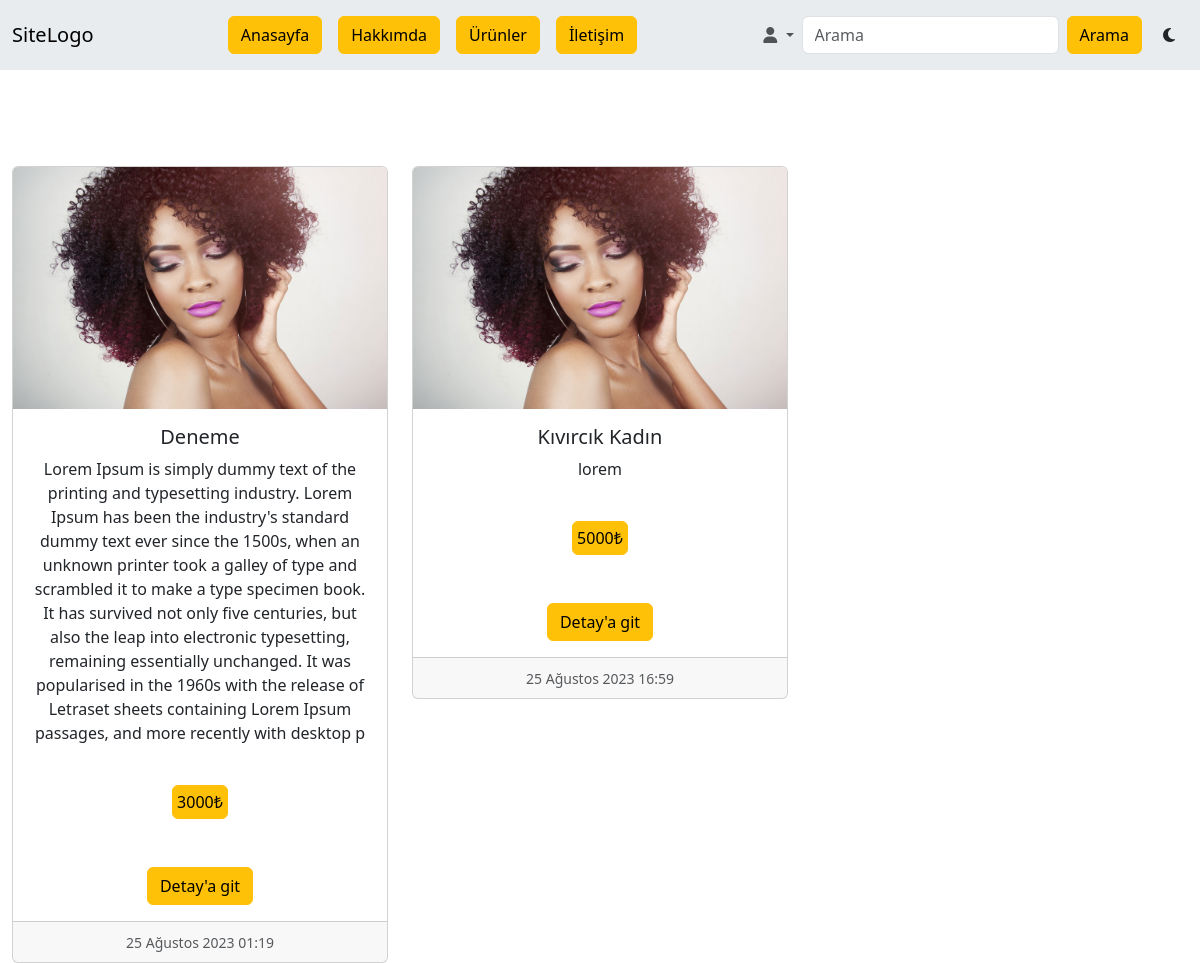
Before: /urunlerimiz with the older database file.
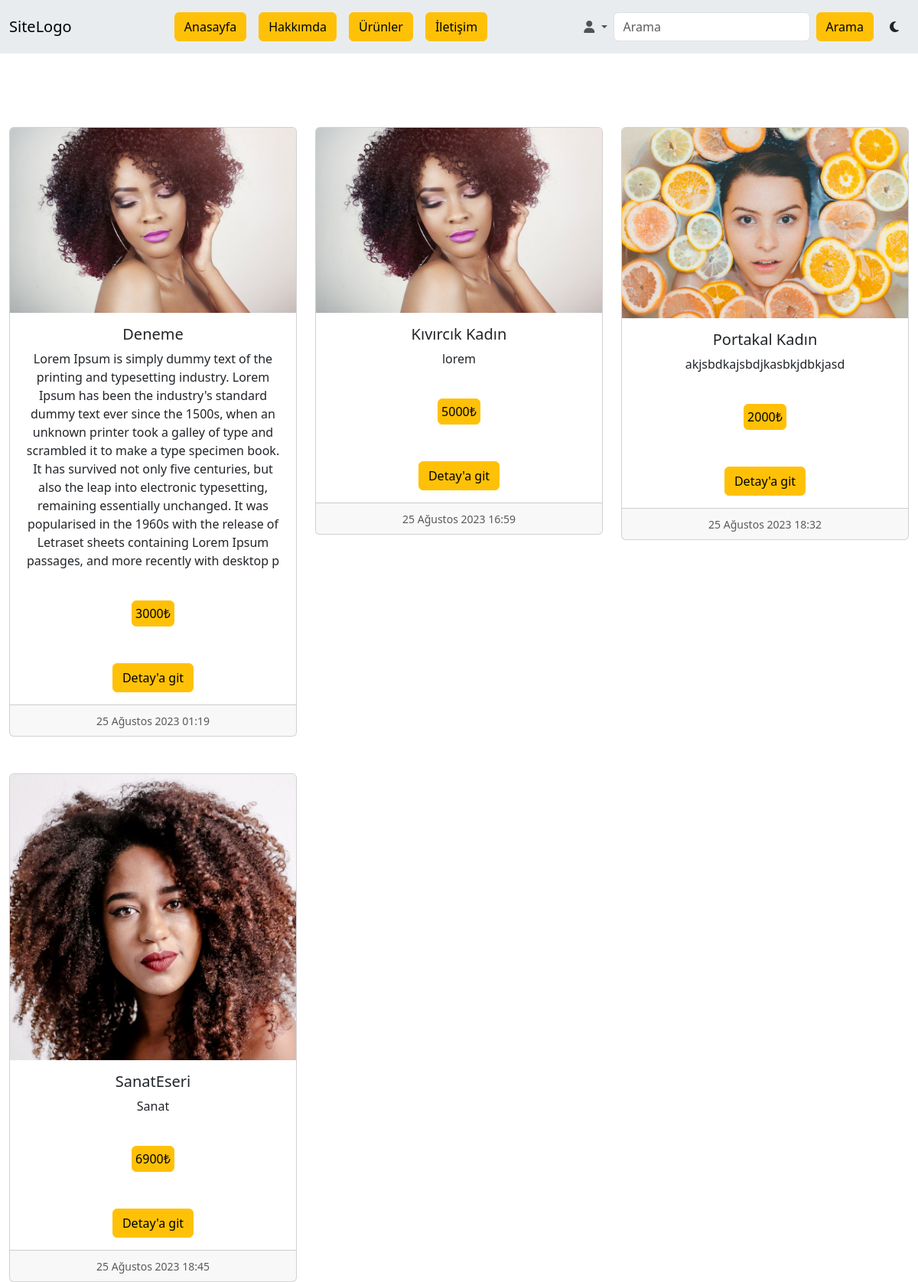
After: the same page with the newer database file.
### siteApp/models.py (models this page shows, shortened)
class Tasarim(models.Model):
    image = models.ImageField(("Resim Dosya"), upload_to="", height_field=None, width_field=None, max_length=None)
    fiyat = models.IntegerField(("Fiyat"), blank=True)
    sanatci = models.ForeignKey(User, verbose_name=("Sanatci"), on_delete=models.CASCADE)
    sanatEseriBaslik = models.CharField(("Sanat Eseri Başlığı"), max_length=500)
    sanatEseriAciklamasi = models.TextField(("Sanat Eseri İçeriği"), max_length=500)
    createdAt = models.DateTimeField(("Oluşturulma Tarihi"), auto_now=True)

### siteApp/views.py (the view)
# urls.py: path('urunlerimiz', urunler, name='urun'),
def urunler(request):
    context = {}
    urunler = Tasarim.objects.all()
    context['urunler'] = urunler
    return render(request, "urunler.html", context)

### siteApp/templates/urunler.html (shortened to what this page needs)
{% extends "base.html" %}
{% block site-icerik %}
<div class="row justify-content-center">
        {% include "./Components/_arts.html" %}
</div>
{% endblock site-icerik %}

### siteApp/templates/Components/_arts.html (shortened to what this page needs)
<div class="row justify-center mt-5">
    {% if searchUrunler is None %}
    {% for urun in urunler %}
    <div class="col-md-4">
        <div class="card mt-5">
            <img src={{urun.image}} class="card-img-top" alt="...">
            <div class="card-body">
                <h5 class="card-title text-center">{{urun.sanatEseriBaslik}}</h5>
                <p style="overflow: hidden;" class="card-text text-center">{{urun.sanatEseriAciklamasi}}</p>
            </div>
            <div class="card-body text-center">
                <button class="btn btn-warning p-md-1 my-1 text-decoration-none mb-3 mt-2" role="button">
                    {{urun.fiyat}}₺
                </button>
            </div>
            <div class="card-body text-center">
                <button class="btn btn-warning"><a class="link-underline link-underline-opacity-0 link-body-emphasis" href="{% url 'urundetay' urun.id %}">Detay'a git</a></button>
            </div>
            <div class="card-footer text-center">
                <small class="text-body-secondary">{{urun.createdAt}}</small>
            </div>
        </div>
    </div>
    {% endfor %}
    {% endif %}
</div>

Changed rows visible on the page:
added Tasarim: image (picture), sanatEseriBaslik "Portakal Kadın", sanatEseriAciklamasi "akjsbdkajsbdjkasbkjdbkjasd", fiyat "2000", createdAt "25 Ağustos 2023 18:32"
added Tasarim: image (picture), sanatEseriBaslik "SanatEseri", sanatEseriAciklamasi "Sanat", fiyat "6900", createdAt "25 Ağustos 2023 18:45"
